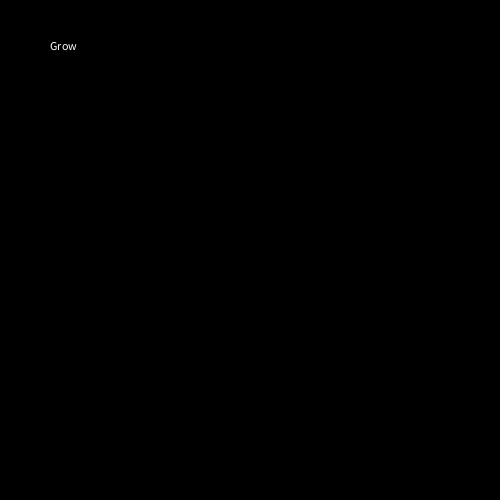
Frame 1 (no input)
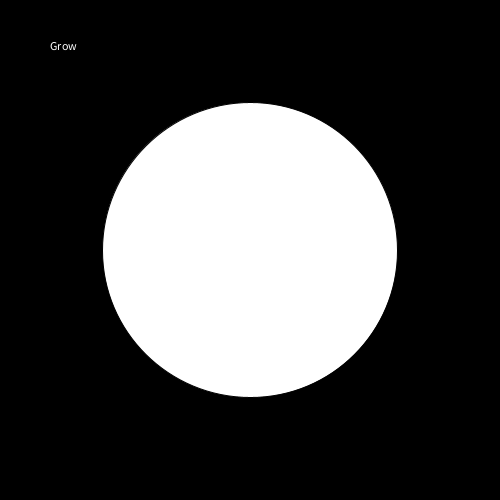
Frame 60 (the mouse pressed at the canvas centre just before this capture)
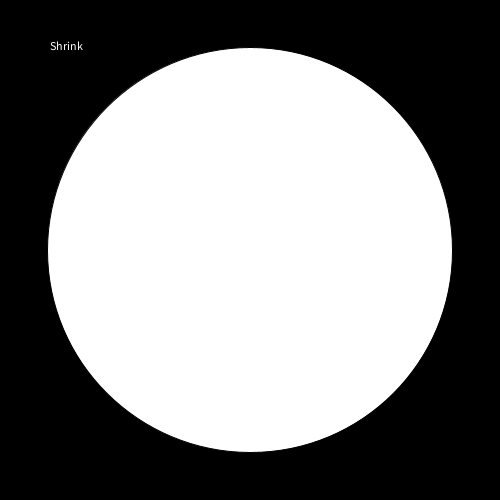
Frame 120 (the mouse held since frame 60 and released just before this capture)

The Processing sketch that drew these frames (run headless with seeded random() and noise(); from frame 60 on, the mouse is pressed at the canvas centre):

// Processing sketch: Question1
// ── Question1.pde
float radius;
int scale = 5; 
boolean decline = true;

void setup() {
  size(500, 500);
}

void draw() {
  background(0); 

  text(printText(), width*.1, height*.1); 

  ellipse(width/2, height/2, radius, radius); 

if (decline) {
     radius += scale;
     if( radius == width){
      decline = false;
       }
          } else{
        radius -= scale;
        if(radius == 0) {
        decline = true;
        
       }
    }
}

String printText() {
  
  if(decline == true){
  return "Grow";
      }else{
  return "Shrink";
    }
}
